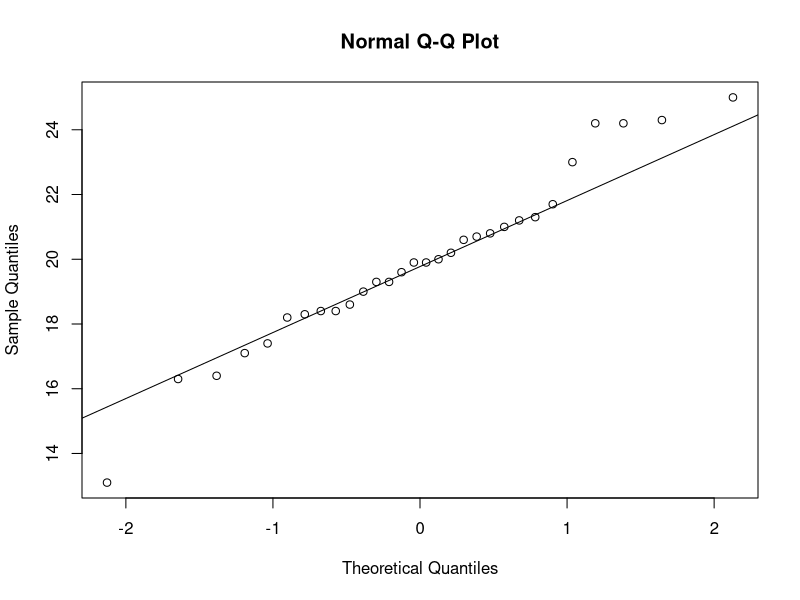
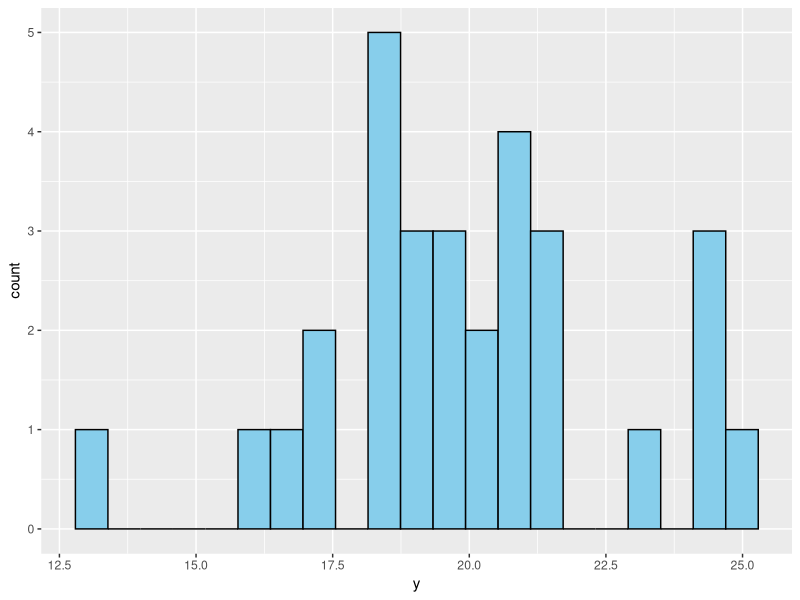
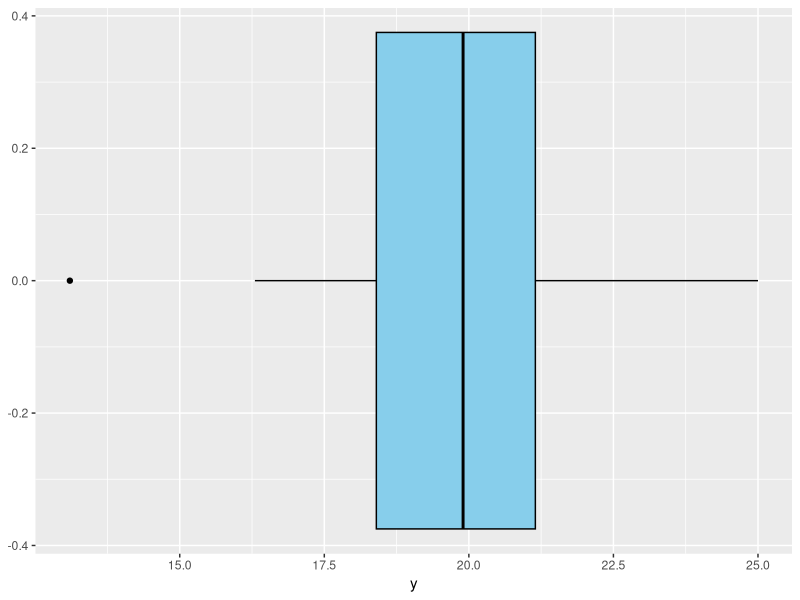

These figures' R source, in order: (Note: this script raises an error after producing the figures.)
#----- Data creation process (optional)

# Generate data 
# set.seed(231)
# y <- round(rnorm(n=30, mean = 20, sd = 3),1)
# dput(y)

#----- Start Here

# Read in the data 
y <- c(18.4, 13.1, 17.1, 20.8, 18.6, 20.7, 20.2, 17.4, 21.7, 19.9, 
  19.3, 24.2, 16.4, 18.3, 24.2, 21, 23, 18.4, 19.6, 25, 24.3, 16.3, 
  19, 20, 18.2, 21.2, 19.9, 19.3, 20.6, 21.3)

# Check normality
qqnorm(y); qqline(y)

library(ggplot2)
ggplot(mapping = aes(x = y)) + geom_histogram(binwidth = diff(range(y))/20,
                                              color = 'black', fill = 'skyblue')

ggplot(mapping = aes(x = y)) + geom_boxplot(color = 'black', fill = 'skyblue')

# Define test
# H0: mu = 20
# HA: mu ≠ 20 (two-tailed test)
# alpha = 0.05

# Define symbols
ybar <- mean(y)
s <- sd(y)
n <- length(y)
mu <- 20

#----- Test by hand

# Compute t_c and t_a to test if t_c in rejection region
t_c <- (ybar-mu)/(s/sqrt(n))
t_a <- qt(1-alpha/2, df=n-1)

abs(t_c) > t_a # FALSE = not in rejection region

# Compute (1-alpha)100% CI
ybar + c(-1,1)*t_a*s/sqrt(n)

# Compute p-value
2*pt(abs(t_c), df=n-1, lower.tail = F)



#----- Test by t.test
t.test(y, mu = 20, conf.level = 1-alpha)

#----- Conclusion
# There is not evidence to support that the population mean is different than 20.
# This is because t_c is in the rejection region, and the p-value is greater than 0.05, 
#   and 20 is inside of the confidence interval.
